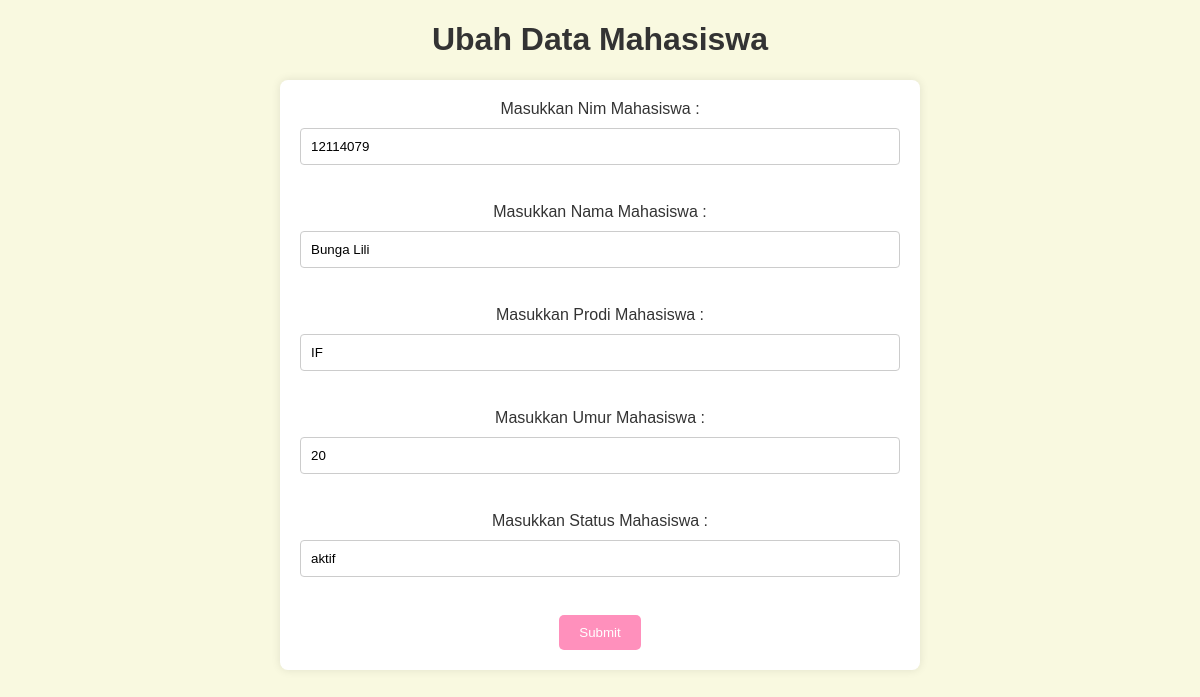
/ubahdata.php?nim=12114079, run on the app's committed database.
### tables this page shows
CREATE TABLE `mahasiswa` (
  `nim` bigint(10) NOT NULL,
  `nama` varchar(50) NOT NULL,
  `kodeprodi` varchar(50) NOT NULL,
  `umur` varchar(10) NOT NULL,
  `status` varchar(50) NOT NULL
);

### Lanjutan.php (called while the page is built, shortened)
<?php
$conn = mysqli_connect("localhost", "root", "", "tugasminggu7");
function query($query){
    global $conn;
    $result = mysqli_query($conn, $query);
    $rows = [];
    while($row = mysqli_fetch_assoc($result)){
        $rows[] = $row;
    }
    return $rows;
}
?>

### ubahdata.php (the view, shortened to what this page needs)
<?php
require 'Lanjutan.php';
$nim= $_GET["nim"];
$mhs = query("SELECT * FROM mahasiswa WHERE nim = $nim")[0];
?>
<!DOCTYPE html>
<html lang="en">
<head>
    <link rel="stylesheet" href="styles.css">
</head>
<body>
    <h1>Ubah Data Mahasiswa</h1>
   <form action="" method="post">
            <label for="nim" >Masukkan Nim Mahasiswa : </label>
            <input type ="text" name="nim" id="nim" placeholder="ex: budi setiawan..."
            required value="<?= $mhs["nim"]; ?>">
            <br><br>
            <label for="nama" >Masukkan Nama Mahasiswa : </label>
            <input type ="text" name="nama" id="nama" placeholder="ex: 1211.."
            required value="<?= $mhs["nama"]; ?>">
            <br><br>
            <label for="kodeprodi" >Masukkan Prodi Mahasiswa : </label>
            <input type ="text" name="kodeprodi" id="kodeprodi" placeholder="ex: IF..."
            required value="<?= $mhs["kodeprodi"]; ?>">
            <br><br>
            <label for="umur" >Masukkan Umur Mahasiswa : </label>
            <input type ="text" name="umur" id="umur" placeholder="ex: 20..."
            required value="<?= $mhs["umur"]; ?>">
            <br><br>
            <label for="status" >Masukkan Status Mahasiswa : </label>
            <input type ="text" name="status" id="status" placeholder="ex: aktif/tidak aktif..."
            required value="<?= $mhs["status"]; ?>">
            <br><br>
            <button type="submit" name="submit">Submit</button>
    </form>
</body>
</html>

### styles.css (style rules this page uses)
body { font-family: Arial, sans-serif; background-color: #F9F9E0; margin: 0; padding: 0; text-align: center; }
h1 { color: #333; }
form { width: 50%; margin: 20px auto; background-color: #fff; padding: 20px; border-radius: 8px; box-shadow: 0 0 10px rgba(0, 0, 0, 0.1); }
label { display: block; margin-bottom: 10px; color: #333; }
input { width: 100%; padding: 10px; margin-bottom: 20px; border: 1px solid #ccc; border-radius: 4px; box-sizing: border-box; }
button { background-color: #FF90BC; color: #fff; padding: 10px 20px; border: none; border-radius: 5px; cursor: pointer; }

### data on the page
mahasiswa: nim "12114079", nama "Bunga Lili", kodeprodi "IF", umur "20", status "aktif"
